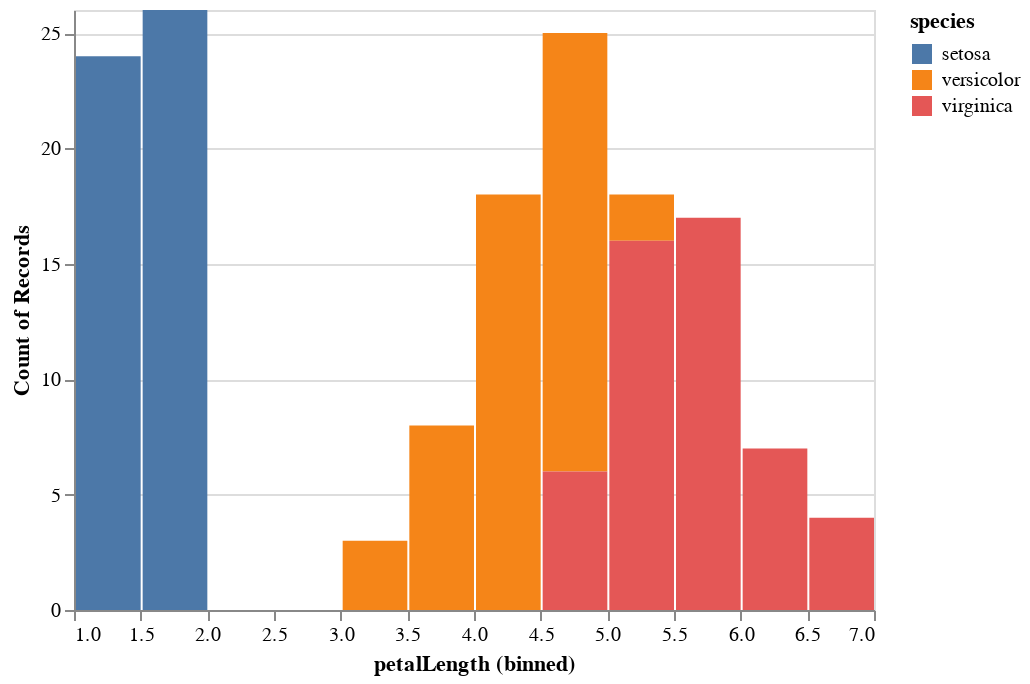

Notebook source saved alongside this figure:
### Markdown cell above
# Bar chart showing number of records for fixed ranges of petal lengths of different iris species to show estimated frquencies

### Code cell
alt.Chart(iris).mark_bar().encode(
    x=alt.X('petalLength', bin=alt.Bin(maxbins=20)),
    y='count()',
    color='species',
    
    )

### Figure 1 — Vega-Lite specification as saved in the notebook (floating-point values rounded to 4 significant figures; data arrays with more than 128 entries replaced by an {"elided": "..."} marker saying what was removed)
{"config": {"view": {"continuousWidth": 400, "continuousHeight": 300}}, "data": {"name": "data-a264acbd6e539a8b3afc0cb5f240fb57"}, "mark": "bar", "encoding": {"color": {"type": "nominal", "field": "species"}, "x": {"type": "quantitative", "bin": {"maxbins": 20}, "field": "petalLength"}, "y": {"type": "quantitative", "aggregate": "count"}}, "$schema": "https://vega.github.io/schema/vega-lite/v4.8.1.json", "datasets": {"data-a264acbd6e539a8b3afc0cb5f240fb57": {"elided": "150 records"}}}
